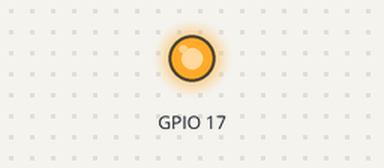
The program below on a simulated Raspberry Pi (BCM pin numbers). Shown: output pins drawn as LEDs (lit = HIGH). What the program prints to the terminal is not drawn. At 0.0 s the program stops and its outputs stay as they are.

Above: at 0.1 s.
Timing chart, 0 to 1.5 s (numbered marks = the images above):
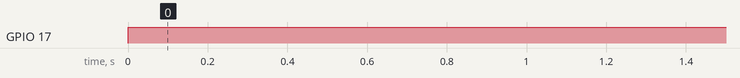

Measured:
- by itself, GPIO 17: LOW → HIGH at 0.00 s

The program:

1-led_on.py
```python
#!/usr/bin/env python
# -*- coding: utf-8 -*-
#

# Εισαγωγή βιβλιοθήκης RPi.GPIO
import RPi.GPIO as GPIO

# Ορισμός του συστήματος αρίθμησης των pin σε BCM
GPIO.setmode(GPIO.BCM)

# Ορισμός του GPIO17 ως OUTPUT
GPIO.setup(17,GPIO.OUT)

# Εκτύπωση πληροφοριακού μηνύματος στον χρήστη
print "Το LED άνοιξε!"

# Ορισμός του OUTPUT GPIO17 ως HIGH, το οποίο συνεπάγεται ότι 3v3 θα είναι ενεργά στο pin
GPIO.output(17,GPIO.HIGH)
```
